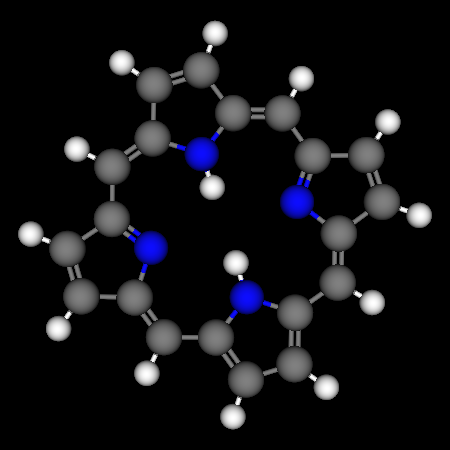

Python code for this plot:
#!/usr/bin/env python

# Read a CML molecule file and render using ball-and-stick representation.

import os

import vtkmodules.vtkInteractionStyle  # noqa: F401
import vtkmodules.vtkRenderingFreeType  # noqa: F401
import vtkmodules.vtkRenderingOpenGL2  # noqa: F401

from vtkmodules.vtkDomainsChemistry import vtkMoleculeMapper
from vtkmodules.vtkIOChemistry import vtkCMLMoleculeReader
from vtkmodules.vtkRenderingCore import (
    vtkActor,
    vtkRenderWindow,
    vtkRenderWindowInteractor,
    vtkRenderer,
)

# Source
data_dir = os.environ.get("VPE_DATA_DIR", os.path.dirname(os.path.abspath(__file__)))

# Read the CML file
cml_reader = vtkCMLMoleculeReader()
cml_reader.SetFileName(os.path.join(data_dir, "porphyrin.cml"))

# Molecule mapper
molecule_mapper = vtkMoleculeMapper()
molecule_mapper.SetInputConnection(cml_reader.GetOutputPort())
molecule_mapper.UseBallAndStickSettings()

# Actor
molecule_actor = vtkActor()
molecule_actor.SetMapper(molecule_mapper)

# Renderer
renderer = vtkRenderer()
renderer.AddActor(molecule_actor)
renderer.SetBackground(0.0, 0.0, 0.0)

# Render window
render_window = vtkRenderWindow()
render_window.AddRenderer(renderer)
render_window.SetWindowName("cml molecule reader")
render_window.SetMultiSamples(0)
render_window.SetSize(450, 450)

# Interactor
interactor = vtkRenderWindowInteractor()
interactor.SetRenderWindow(render_window)

# Scene
renderer.ResetCamera()
renderer.GetActiveCamera().Zoom(2.0)

interactor.Initialize()
interactor.Start()
